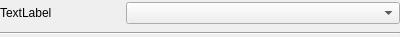
<?xml version="1.0" encoding="UTF-8"?>
<ui version="4.0">
 <class>ComboBoxEntity</class>
 <widget class="QWidget" name="ComboBoxEntity">
  <property name="geometry">
   <rect>
    <x>0</x>
    <y>0</y>
    <width>400</width>
    <height>37</height>
   </rect>
  </property>
  <property name="maximumSize">
   <size>
    <width>16777215</width>
    <height>37</height>
   </size>
  </property>
  <property name="windowTitle">
   <string>Form</string>
  </property>
  <layout class="QGridLayout" name="gridLayout">
   <property name="leftMargin">
    <number>0</number>
   </property>
   <property name="topMargin">
    <number>0</number>
   </property>
   <property name="rightMargin">
    <number>0</number>
   </property>
   <property name="bottomMargin">
    <number>0</number>
   </property>
   <item row="0" column="0">
    <widget class="QLabel" name="label">
     <property name="minimumSize">
      <size>
       <width>60</width>
       <height>0</height>
      </size>
     </property>
     <property name="maximumSize">
      <size>
       <width>120</width>
       <height>16777215</height>
      </size>
     </property>
     <property name="text">
      <string>TextLabel</string>
     </property>
    </widget>
   </item>
   <item row="0" column="1">
    <widget class="QComboBox" name="comboBox"/>
   </item>
   <item row="1" column="0" colspan="2">
    <widget class="Line" name="line">
     <property name="orientation">
      <enum>Qt::Horizontal</enum>
     </property>
    </widget>
   </item>
  </layout>
 </widget>
 <resources/>
 <connections/>
</ui>
